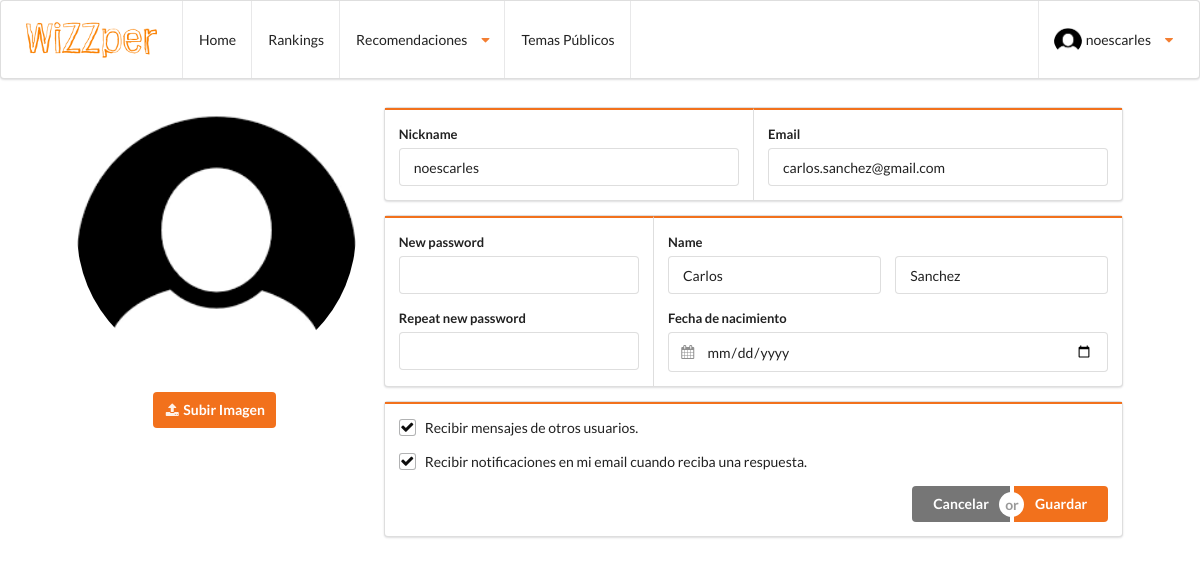
The page /modificar_perfil.php (signed in) on the database its author committed.
### tables this page shows
CREATE TABLE IF NOT EXISTS `tbl_user` (
		`user_id` int(11) NOT NULL,
		`user_nickname` varchar(50) NOT NULL,
		`user_email` varchar(50) NOT NULL,
		`user_password` varchar(50) NOT NULL,
		`user_name` varchar(30) NULL,
		`user_surname` varchar(50) NULL,
		`user_dateofbirth` date NULL,
		`user_avatar` varchar(50) NULL,
		`user_gender` tinyint(1) NULL,
		`user_response` boolean default true NULL,
		`user_notification` boolean default true NULL
	);

### modificar_perfil.php (the view, shortened to what this page needs)
<?php
	include ("conexion.php");
    $fecha = date('Y-m-j');
    $nuevafecha = strtotime ( '-18 year' , strtotime ( $fecha ) ) ;
    $nuevafecha = date ( 'Y-m-j' , $nuevafecha );
    $sql = "SELECT * FROM tbl_user WHERE user_id='$_SESSION[wizzperid]'";
    $datos = mysqli_query($con, $sql);
    while($send = mysqli_fetch_array($datos)){
		$nickname=utf8_encode($send['user_nickname']);
		$email=utf8_encode($send['user_email']);
		$nombre=utf8_encode($send['user_name']);
		$apellidos=utf8_encode($send['user_surname']);
		$birth=$send['user_dateofbirth'];
		$respuestas=$send['user_response'];
		$notificaciones=$send['user_notification'];
	}
?>
<!DOCTYPE html>
<html lang="es">
    <head>
        <link rel="stylesheet" type="text/css" href="css/style.css">
        <link rel="stylesheet" type="text/css" href="dist/semantic.min.css">
    </head>
    <body>
		<header>
            <nav class="ui stackable menu">
                <span class="item"><img class="ui small image" src="media/logo/loguito.png" onclick="location.href='index.php'"></span>
                <a class="item" href="index.php">
                    Home
                </a>
                <a class="item" href="rankings.php">
                    Rankings
                </a>
                <div class="ui simple dropdown item">
                    Recomendaciones <i class="dropdown orange icon"></i>
                </div>
                <a class="item" href="temasPublicos.php">
                    Temas Públicos
                </a>
                <div class="ui simple right floated dropdown item" id="user_options">
                    <img class="ui avatar image" src="media/img/users_avatar.png"><?php echo $_COOKIE["wizzper"];?><i class="dropdown orange icon"></i>
                </div>
            </nav>
        </header>
		<div class="ui stackable grid" id="grid_cuerpo">
        	<div class="four column row">
        		<div class="one wide column"></div>
        		<div class="four wide center aligned column">
        			<img class="ui medium circular image" src="media/img/users_avatar.png"><br/>
					<div>
						<label for="file" class="ui orange icon button">
						<i class="upload icon"></i>
						Subir Imagen</label>
					</div>
        		</div>
        		<div class="ten wide column">
        			<form class="ui modifcarPerfil form" name="modi" method="POST" action="procs/modificar_perfil.proc.php">
        				<div class="ui horizontal segments">
							<div class="ui orange segment">
								<div class="field">
									<label>Nickname</label>
									<input type="text" name="mod_nickname" value="<?php echo $nickname; ?>">
								</div>
							</div>
							<div class="ui orange segment">
								<div class="field">
									<label>Email</label>
									<input type="email" name="mod_email" value="<?php echo $email; ?>">
								</div>
							</div>
						</div>
						<div class="ui horizontal segments">
							<div class="ui orange segment">
								<div class="field">
									<label>New password</label>
									<input type="password" name="mod_password">
								</div>
								<div class="field">
									<label>Repeat new password</label>
									<input type="password" name="mod_repeat_password">
								</div>
							</div>
							<div class="ui orange segment">
								<div class="field">
									<label>Name</label>
									<div class="two fields">
										<div class="field">
											<input type="text" name="mod_nombre" value="<?php echo $nombre; ?>">
										</div>
										<div class="field">
											<input type="text" name="mod_apellidos" value="<?php echo $apellidos; ?>">
										</div>
									</div>
								</div>
								<div class="field">
									<label>Fecha de nacimiento</label>
	                                <div class="ui left icon input">
	                                    <input type="date" name="mod_dateofbirth" max='<?php echo $nuevafecha;?>' value='<?php echo $birth;?>'>
	                                </div>
                            	</div>
							</div>
						</div>
						<div class="ui horizontal segments">
							<div class="ui left aligned orange segment">
								<div class="ui checkbox">
								<?php
									if($respuestas!=0){
								?>
										<label>Recibir mensajes de otros usuarios.</label>
								<?php
									}else{
								?>
										<input type="checkbox" name="recibir_mensajes">
										<label>Recibir mensajes de otros usuarios.</label>
								<?php
									}
								?>
								</div>
								<div class="ui checkbox">
									<?php
									if($notificaciones!=0){
									?>
										<label>Recibir notificaciones en mi email cuando reciba una respuesta.</label>
									<?php
									}else{
									?>
										<input type="checkbox" name="notif_email">
										<label>Recibir notificaciones en mi email cuando reciba una respuesta.</label>
									<?php
									}
									?>
								</div>
								<div class="ui right floated buttons">
									<button class="ui grey button" type="reset">Cancelar</button>
									<div class="or"></div>
									<button class="ui orange button" type="submit">Guardar</button>
								</div>
							</div>
						</div>
					</form>
        		</div>
        		<div class="one wide column"></div>
        	</div>
		</div>
    </body>
</html>

### css/style.css (style rules this page uses)
#user_options { right:10px; }
#grid_cuerpo { margin-top:0px; }

### rows shown on the page
tbl_user: mod_nickname "noescarles", mod_email "carlos.sanchez@gmail.com", mod_nombre "Carlos", mod_apellidos "Sanchez"

### other values the page prints
$_COOKIE["wizzper"] "noescarles"
